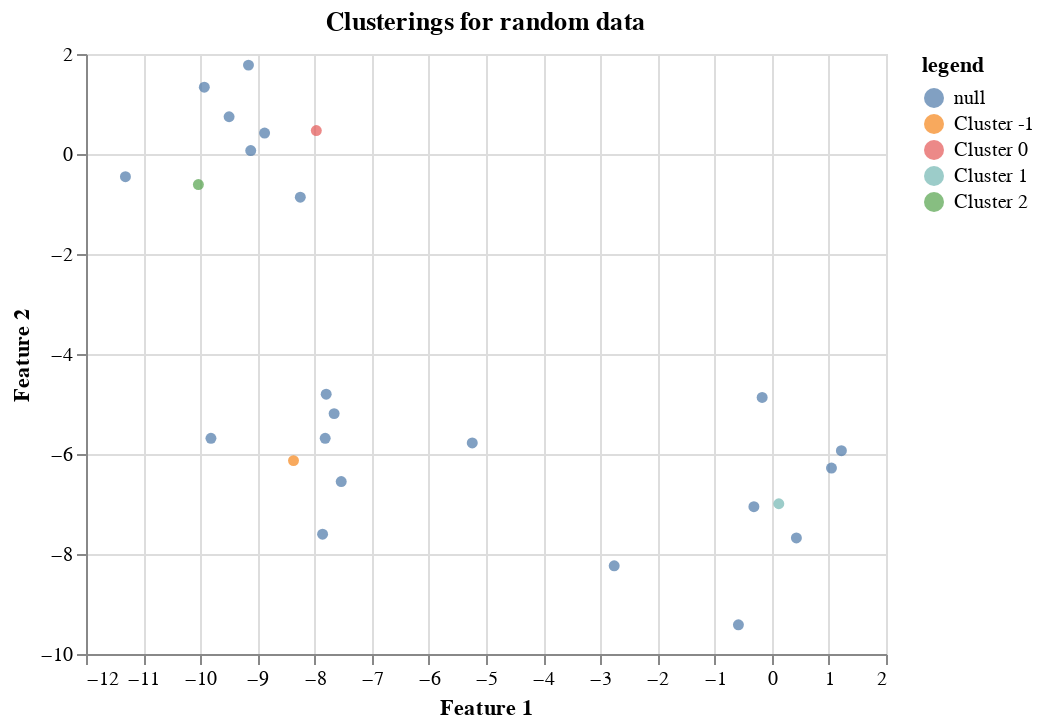

The notebook cell this image was saved under:
### Code cell
createClusteringChart(X_df)

### Figure 1 — Vega-Lite specification as saved in the notebook (floating-point values rounded to 4 significant figures)
{"config": {"view": {"continuousWidth": 400, "continuousHeight": 300}}, "data": {"name": "data-b5212df2826593b32809746fef737dea"}, "mark": "circle", "encoding": {"color": {"type": "nominal", "field": "legend"}, "x": {"type": "quantitative", "field": "Feature1", "title": "Feature 1"}, "y": {"type": "quantitative", "field": "Feature2", "title": "Feature 2"}}, "title": "Clusterings for random data", "$schema": "https://vega.github.io/schema/vega-lite/v4.8.1.json", "datasets": {"data-b5212df2826593b32809746fef737dea": [{"Feature1": -7.97, "Feature2": 0.4683, "label": 0, "legend": "Cluster 0"}, {"Feature1": 0.1242, "Feature2": -6.995, "label": 1, "legend": "Cluster 1"}, {"Feature1": -10.03, "Feature2": -0.6105, "label": 0, "legend": "Cluster 2"}, {"Feature1": -8.369, "Feature2": -6.132, "label": 2, "legend": "Cluster -1"}, {"Feature1": -9.117, "Feature2": 0.06945, "label": 0, "legend": null}, {"Feature1": -9.496, "Feature2": 0.745, "label": 0, "legend": null}, {"Feature1": -8.874, "Feature2": 0.418, "label": 0, "legend": null}, {"Feature1": -7.658, "Feature2": -5.192, "label": 2, "legend": null}, {"Feature1": -7.86, "Feature2": -7.603, "label": 2, "legend": null}, {"Feature1": -2.757, "Feature2": -8.237, "label": -1, "legend": null}, {"Feature1": -0.3118, "Feature2": -7.054, "label": 1, "legend": null}, {"Feature1": -7.814, "Feature2": -5.685, "label": 2, "legend": null}, {"Feature1": -11.31, "Feature2": -0.4534, "label": 0, "legend": null}, {"Feature1": -8.25, "Feature2": -0.8632, "label": 0, "legend": null}, {"Feature1": -5.241, "Feature2": -5.779, "label": -1, "legend": null}, {"Feature1": -9.93, "Feature2": 1.335, "label": 0, "legend": null}, {"Feature1": -9.157, "Feature2": 1.778, "label": 0, "legend": null}, {"Feature1": 0.4318, "Feature2": -7.679, "label": 1, "legend": null}, {"Feature1": -0.5828, "Feature2": -9.415, "label": -1, "legend": null}, {"Feature1": 1.046, "Feature2": -6.281, "label": 1, "legend": null}, {"Feature1": -0.1671, "Feature2": -4.868, "label": 1, "legend": null}, {"Feature1": -9.814, "Feature2": -5.687, "label": 2, "legend": null}, {"Feature1": -7.534, "Feature2": -6.552, "label": 2, "legend": null}, {"Feature1": -7.797, "Feature2": -4.804, "label": 2, "legend": null}, {"Feature1": 1.219, "Feature2": -5.934, "label": 1, "legend": null}]}}
